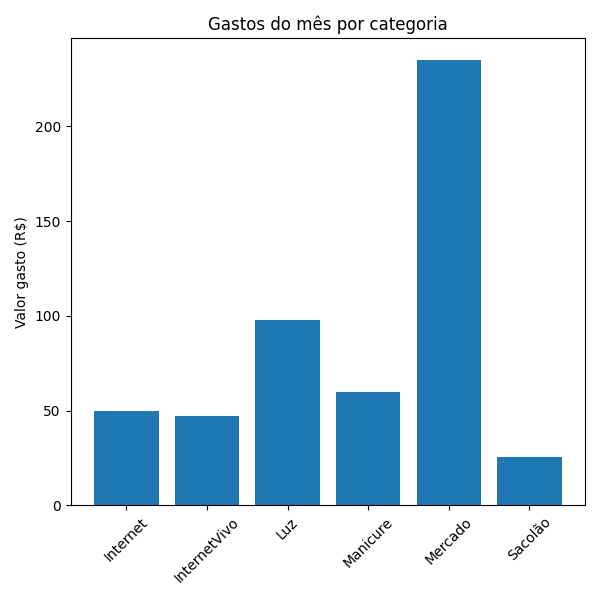

The Python source for this figure:
import matplotlib.pyplot as plt

def gerar_grafico(dados, tipo='pizza', caminho='grafico.png'):
    categorias = [item[0] for item in dados]
    valores = [item[1] for item in dados]

    plt.figure(figsize=(6,6))
    if tipo == 'pizza':
        plt.pie(valores, labels=categorias, autopct='%1.1f%%')
    elif tipo == 'barras':
        plt.bar(categorias, valores)
        plt.ylabel('Valor gasto (R$)')
        plt.xticks(rotation=45)
    else:
        raise ValueError("Tipo de gráfico inválido.")
    plt.title('Gastos do mês por categoria')
    plt.tight_layout()
    plt.savefig(caminho)
    plt.close()
